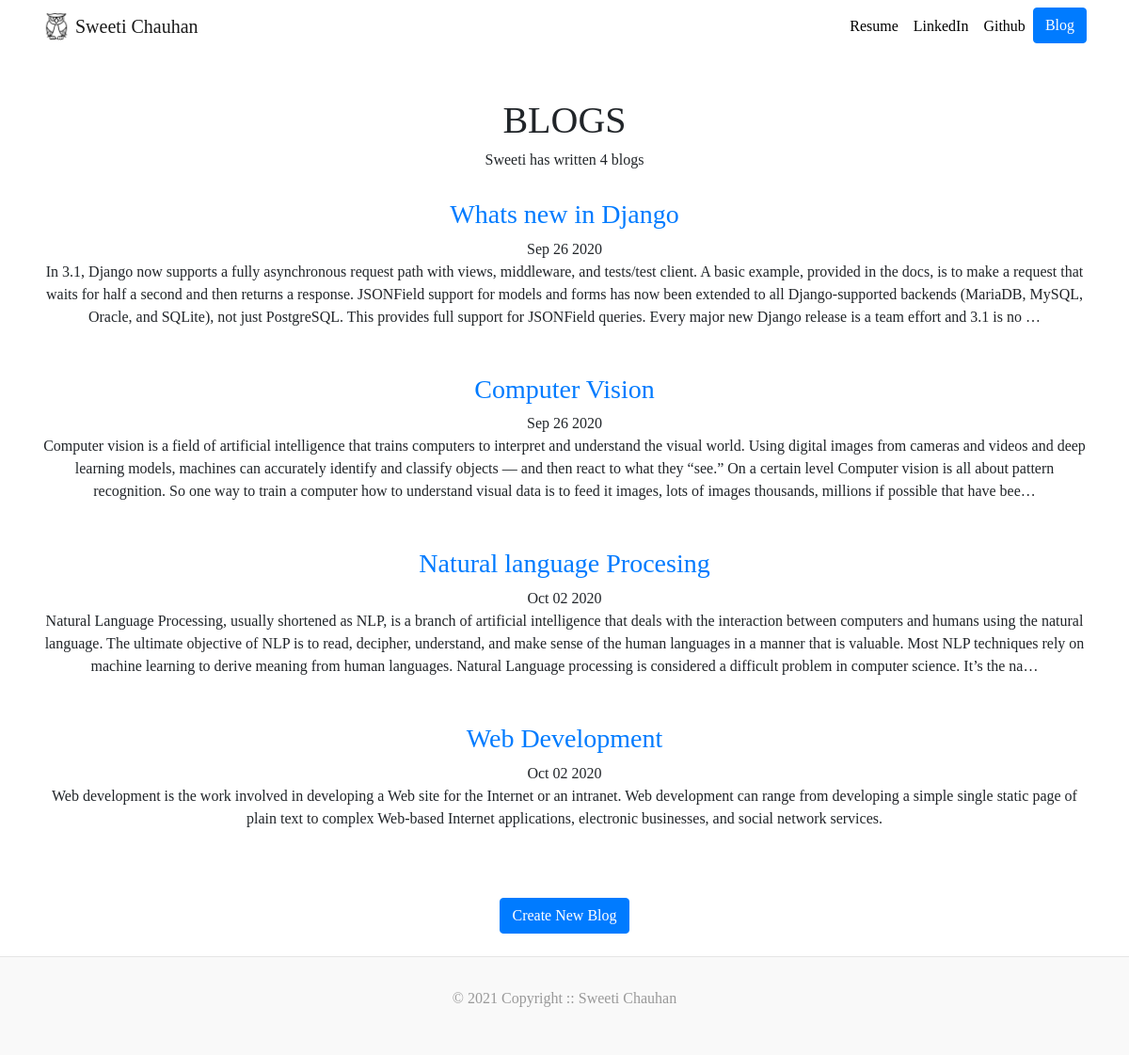
Page /blog/ (signed in) on the committed database.
### blog/models.py (models this page shows, shortened)
class Blog(models.Model):
    title = models.CharField(max_length=100)
    description = models.TextField()
    posted_at = models.DateField(default=date.today)

### blog/views.py (the view)
# urls.py: path('', blogPage, name="blogPage"),
def blogPage(request):
    blog_obj = Blog.objects.all()
    return render(request, 'blogPage.html', {'blogs':blog_obj, 'headline':"BLOGS"})

### templates/blogPage.html
{% extends 'base.html' %}
{% block content %}
<h6>Sweeti has written {{ blogs.count }} blog{{ blogs | pluralize }}</h6>
{% for blog in blogs %}
    <br><h3><a href="{% url 'blogDetail' blog.id %}">{{ blog.title }}</a></h3>
    {{ blog.posted_at|date:"M d Y" }}
    <br>{{ blog.description|truncatechars:500|striptags }}
    <br><br>
{% endfor %}
<br><br>
{% if user.is_authenticated %}
 <a href="{% url 'blogCreate' %}" class="btn btn-primary">Create New Blog</a>
{% endif %}
{% endblock %}

### portfolio/static/custom.css (style rules this page uses)
body { font-family: 'Amatic SC', cursive; }

### rows in the picture
Blog: title "Whats new in Django", posted_at "Sep 26 2020", description "In 3.1, Django now supports a fully asynchronous request path with views, middleware, and tests/test client. A basic example, provided in the docs, is to make a request that waits for half a second and then returns a response. JSONField support for models and forms has now been extended to all Django-supported backends (MariaDB, MySQL, Oracle, and SQLite), not just PostgreSQL. This provides full support for JSONField queries. Every major new Django release is a team effort and 3.1 is no …"
Blog: title "Computer Vision", posted_at "Sep 26 2020", description "Computer vision is a field of artificial intelligence that trains computers to interpret and understand the visual world. Using digital images from cameras and videos and deep learning models, machines can accurately identify and classify objects — and then react to what they “see.” On a certain level Computer vision is all about pattern recognition. So one way to train a computer how to understand visual data is to feed it images, lots of images thousands, millions if possible that have bee…"
Blog: title "Natural language Procesing", posted_at "Oct 02 2020", description "Natural Language Processing, usually shortened as NLP, is a branch of artificial intelligence that deals with the interaction between computers and humans using the natural language. The ultimate objective of NLP is to read, decipher, understand, and make sense of the human languages in a manner that is valuable. Most NLP techniques rely on machine learning to derive meaning from human languages. Natural Language processing is considered a difficult problem in computer science. It’s the na…"
Blog: title "Web Development", posted_at "Oct 02 2020", description "Web development is the work involved in developing a Web site for the Internet or an intranet. Web development can range from developing a simple single static page of plain text to complex Web-based Internet applications, electronic businesses, and social network services."

### other values in the picture
{{ headline }} "BLOGS"
{{ blogs.count }} "4"
{{ blogs | pluralize }} "s"
